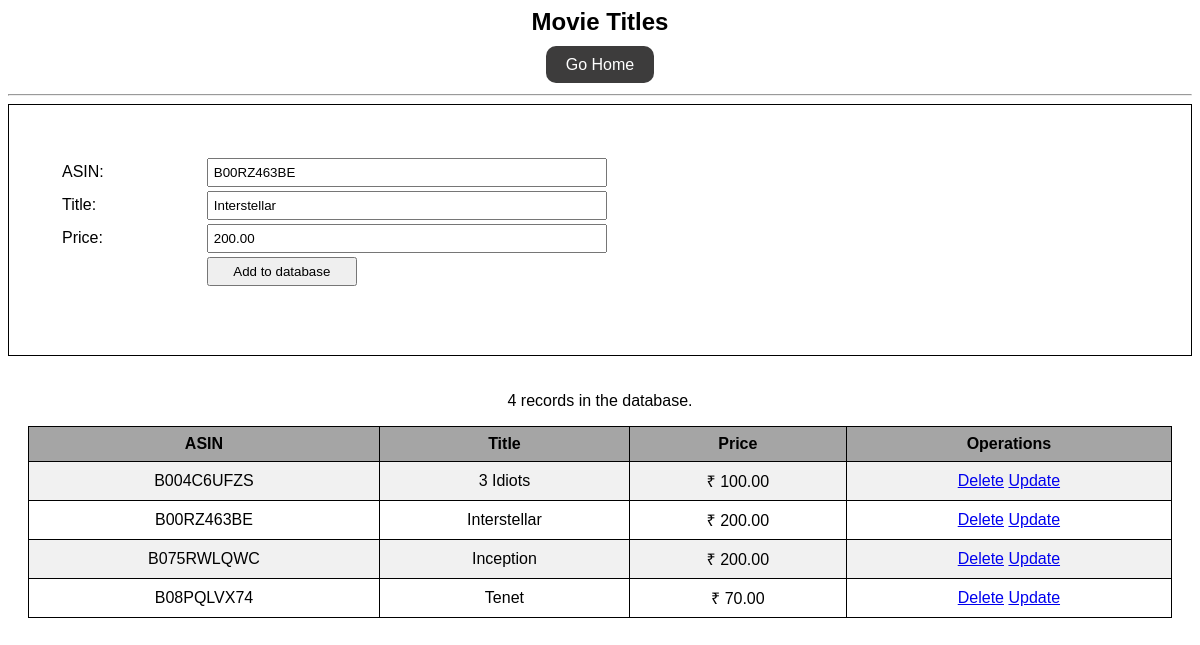
The app's page /movieTitle.php?edit=B00RZ463BE with its own data.
### tables this page shows
CREATE TABLE `dvdtitles` (
  `uid` varchar(15) NOT NULL,
  `title` varchar(100) NOT NULL,
  `price` float(5,2) NOT NULL
);

### movieTitle.php (the view, shortened to what this page needs)
<?php
include 'connection.php';
if (isset($_GET['edit'])) {
    $id = $_GET['edit'];
    $sql = "SELECT * FROM `dvdtitles` WHERE uid='$id'";
    $result = mysqli_query($conn, $sql);
    $rows = mysqli_fetch_array($result);
    $uid = $rows['uid'];
    $title = $rows['title'];
    $price = $rows['price'];
}
?>
<!DOCTYPE html>
<html lang="en">
<head>
</head>
<body>
    <div class="title-body">
        <h2 class="heading">Movie Titles</h2>
        <div class="buttons">
            <a class="button" href="index.php">Go Home</a>
        </div>
        <hr>
        <div class="title-form">
            <form action="" method="post">
                <table>
                    <tr>
                        <td>ASIN:</td>
                        <td><input type="text" name="uid" placeholder="Uid" value="<?php echo $uid ?>"></td>
                    </tr>
                    <tr>
                        <td>Title:</td>
                        <td><input type="text" name="title" placeholder="title" value="<?php echo $title ?>"></td>
                    </tr>
                    <tr>
                        <td>Price:</td>
                        <td><input type="text" name="price" placeholder="price" value="<?php echo $price ?>"></td>
                    </tr>
                    <tr>
                        <td></td>
                        <td><input type="submit" name="submit" value="Add to database"></td>
                    </tr>
                </table>
            </form>
        </div>
        <?php
        include 'connection.php';
        ?>
        <div class="allTitles">
            <?php
            $sql = "SELECT COUNT(`uid`) as num FROM dvdtitles";
            $result = mysqli_query($conn, $sql);
            $rows = mysqli_fetch_array($result);
            ?>
            <p><span><?php echo $rows['num'] ?></span> records in the database.</p>
            <table>
                <tr>
                    <th>ASIN</th>
                    <th>Title</th>
                    <th>Price</th>
                    <th>Operations</th>
                </tr>
                <?php
                $sql = "SELECT * FROM `dvdtitles`";
                $table = 'dvdtitles';
                $result = mysqli_query($conn, $sql);
                while ($rows = mysqli_fetch_array($result)) {
                ?>
                    <tr>
                        <td><?php echo $rows['uid'] ?></td>
                        <td><?php echo $rows['title'] ?></td>
                        <td>₹ <?php echo $rows['price'] ?></td>
                        <td>
                            <a href="delete.php?id=<?php echo $rows['uid'] ?>&table=<?php echo $table ?>">Delete</a>
                            <a href="movieTitle.php?edit=<?php echo $rows['uid'] ?>">Update</a>
                        </td>
                    </tr>
                <?php
                }
                ?>
            </table>
        </div>
    </div>
</body>
</html>

### movieTitle.php (style rules this page uses)
* { font-family: sans-serif; }
.heading { text-align: center; }
.buttons { margin-bottom: 20px; text-align: center; }
.button { text-decoration: none; color: white; background-color: #3d3c3c; padding: 10px 20px; border-radius: 10px; margin: 5px; }
.title-form { border: 1px solid black; padding: 50px; }
.title-form tr td:nth-child(1) { padding-right: 100px; }
input { width: 400px; padding: 5px; }
input[type=submit] { width: 150px; }
.allTitles { display: flex; align-items: center; justify-content: center; flex-direction: column; margin: 20px; }
.allTitles table { font-family: arial, sans-serif; border-collapse: collapse; width: 100%; }
.allTitles td, .allTitles th { border: 1px solid black; text-align: left; padding: 8px; text-align: center; }
.allTitles tr:nth-child(even) { background-color: #f1f1f1; }
.allTitles tr:nth-child(1) { background-color: #a5a5a5; }

### records on screen
dvdtitles: uid "B00RZ463BE", title "Interstellar", price "200.00"
dvdtitles: uid "B004C6UFZS", title "3 Idiots", price "100.00"
dvdtitles: uid "B075RWLQWC", title "Inception", price "200.00"
dvdtitles: uid "B08PQLVX74", title "Tenet", price "70.00"

### other values on screen
$rows['num'] "4"
